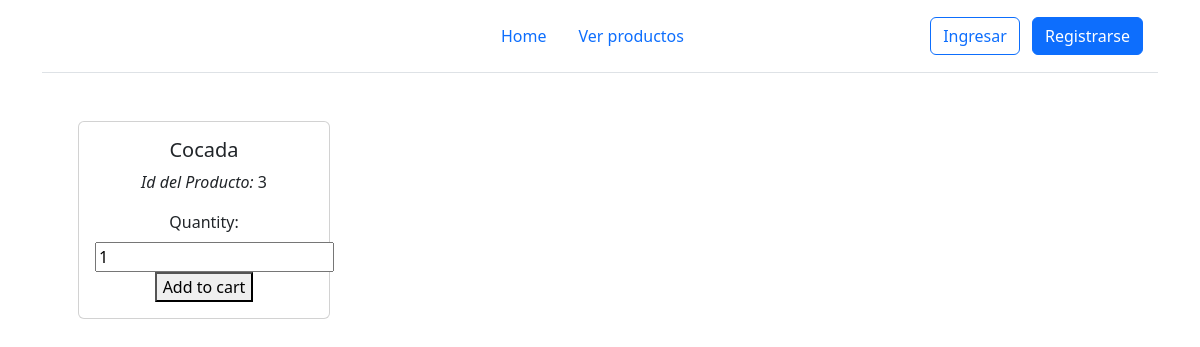
The app's page /product/list/, older data.
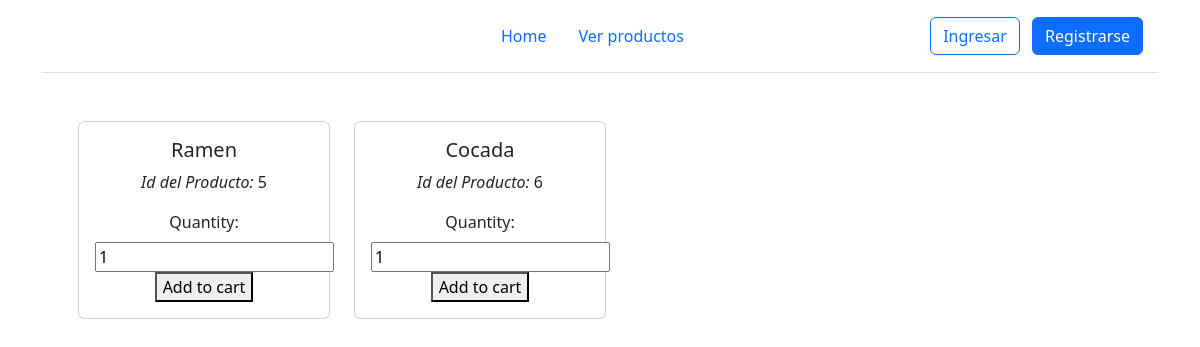
The same page, newer data.
### products/models.py (models this page shows)
class Product(models.Model):
    name = models.CharField(max_length=255)
    description=models.CharField(max_length=255)
    country=models.CharField(max_length=255)
    size=models.CharField(max_length=255)
    image_product= models.ImageField(upload_to='products/images/', default= 'media/products/images/box.jpg')
    price=models.IntegerField()

### products/views.py (the view)
# urls.py: path('list/', views.ProductListView, name='list'),
def ProductListView(request):
    products = Product.objects.all()
    return render(request, "products/list.html", {"products": products})

### products/templates/products/list.html (shortened to what this page needs)
{% extends "templates/base.html" %}
{% block content %}
<body>
    <div class="row ms-4 mt-5">
        {% for product in products %}
            <div class="col-md-4 col-lg-3 mb-2">
                <div class="card">
                    <div class="card-body text-center">
                        <div class="row">
                            <div class="mx-auto">
                                <h5>{{product.name}}</h5>
                            </div>
                            <div class="mx-auto">
                                <i>Id del Producto: </i>
                                {{product.id}}
                            </div>
                        </div>
                        <div class="mt-3">
                            <form method="post" action="{% url 'cart:add_to_cart' product.id %}">
                                <label for="quantity">Quantity:</label>
                                <input type="number" name="quantity" min="1" value="1">
                                <button type="submit">Add to cart</button>
                            </form>
                        </div>
                    </div>
                </div>
            </div>
        {% endfor %}
    </div>
</body>
{% endblock %}

### users/templates/templates/base.html (shortened to what this page needs)
{% load static %}
<!DOCTYPE html>
<html lang="en">
<head>
    <link rel="stylesheet" href="https://maxcdn.bootstrapcdn.com/bootstrap/4.5.2/css/bootstrap.min.css">
    <link href="https://cdn.jsdelivr.net/npm/bootstrap@5.3.3/dist/css/bootstrap.min.css" rel="stylesheet">
    <link rel="stylesheet" href="{% static 'css/headers.css' %}">
</head>
<body>
    <div class="container">
        <header class="d-flex flex-wrap align-items-center justify-content-center justify-content-md-between py-3 mb-4 border-bottom">
          <div class="col-md-3 mb-2 mb-md-0">
            <a href="/" class="d-inline-flex link-body-emphasis text-decoration-none">
              <svg class="bi" width="40" height="32" role="img" aria-label="Bootstrap"><use xlink:href="#"/></svg>
            </a>
          </div>
          <ul class="nav col-12 col-md-auto mb-2 justify-content-center mb-md-0">
            <li><a class="nav-link" href="{% url 'home' %}">Home</a></li>
            <li><a class="nav-link" href="{% url 'list' %}">Ver productos</a></li>
          </ul>
          <div class="col-md-3 text-end">
            {% if not user.is_authenticated %}
            <a href="/user/login/"><button type="button" class="btn btn-outline-primary me-2">Ingresar</button></a>
            {% else %}
            <a href="{% url 'logout' %}"><button type="button" class="btn btn-outline-primary me-2">Salir</button></a>
            {% endif %}
            {% if not user.is_authenticated %}
            <a href="{% url 'singup' %}"><button type="button" class="btn btn-primary">Registrarse</button></a>
            {% endif %}
          </div>
        </header>
      </div>
    <div class="container">
        {% block content %}
        {% endblock %}
    </div>
</body>
</html>

Row changes from the older to the newer data that the page shows:
removed Product: name "Cocada", id "3"
added Product: name "Ramen", id "5"
added Product: name "Cocada", id "6"
